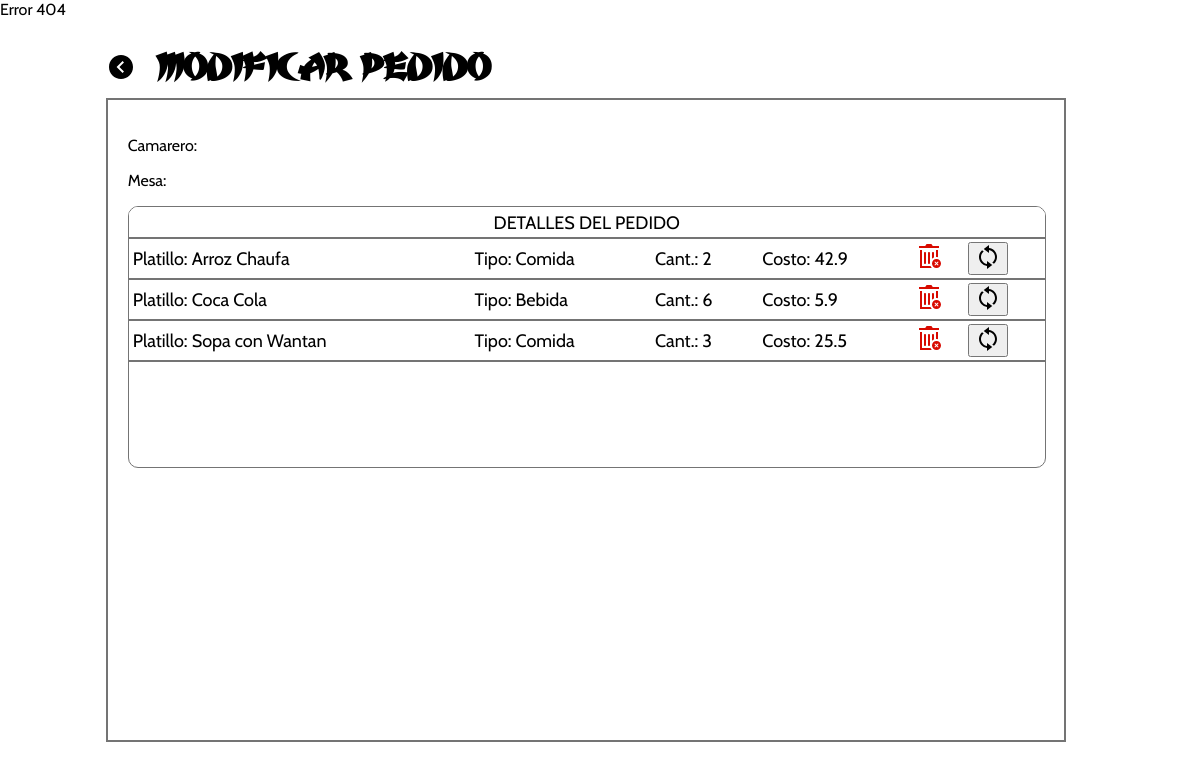
/PHP/opGesPedido-Actualizar.php?idComp=27, run on the app's committed database.
### tables this page shows
CREATE TABLE `det_venta_plato` (
  `id_vent_plat` int(11) NOT NULL,
  `id_comprobante` int(11) DEFAULT NULL,
  `id_mesa` int(11) NOT NULL,
  `cantidad_plato` int(11) NOT NULL,
  `costo_plato` double NOT NULL,
  `id_usuario` int(11) NOT NULL,
  `esta_det_venta` tinyint(2) NOT NULL DEFAULT '0',
  `hora_atencion` time DEFAULT NULL,
  `id_plato` int(11) NOT NULL
);

CREATE TABLE `plato` (
  `id_plato` int(11) NOT NULL,
  `nombre_plato` varchar(40) DEFAULT NULL,
  `costo` double NOT NULL,
  `es_plato` tinyint(1) NOT NULL,
  `estado_plato` tinyint(1) NOT NULL,
  `estado_eliminado_plato` tinyint(1) DEFAULT '1'
);

### PHP/opGesPedido-Actualizar.php (the view, shortened to what this page needs)
<?php
    include("conexion.php");
?>
<!DOCTYPE html>
<html lang="es">
<head>
    <link rel="stylesheet" href="../CSS/opAdmPromocion.css">
</head>
<body>
<?php
   switch($_SESSION['tipo_usuario']){
       default:
       echo"Error 404";
       break;
   }
  ?>
    <main>
        <div class="cabecera">
            <a class="volver" href="opGesPedido.php">
                <svg xmlns="http://www.w3.org/2000/svg" width="24" height="24" viewBox="0 0 24 24"><path d="M0 12c0 6.627 5.373 12 12 12s12-5.373 12-12-5.373-12-12-12-12 5.373-12 12zm7.58 0l5.988-5.995 1.414 1.416-4.574 4.579 4.574 4.59-1.414 1.416-5.988-6.006z"/></svg>
            </a>
            <h2>MODIFICAR PEDIDO</h2>
        </div>
        <div class="contenido">
            <?php
               if(isset($_GET['idComp'])){
                   $idComp=$_GET['idComp'];
                   $nroMesa=$_GET['nroMesa'];
                   $mesero=$_GET['nombre'];
                    echo '<div class="contenido-fila1">
                    <div class="datos">
                    <p>Camarero: <span>'.$mesero.'</span></p>
                    <p>Mesa: <span>'.$nroMesa.'</span></p>
                    </div>
                    </div>';
               }
            ?>
            <div class="contenido-fila2">
                <div class="divtabla">
                        <table class="lista" border=1>
                            <tbody>
                            <tr class="encabezado-tabla" style="text-align:center;">
                                            <td colspan="6" >DETALLES DEL PEDIDO</td>
                                        </tr>
                                <?php
                                    $solicitud = "SELECT * FROM det_venta_plato where id_comprobante=$idComp";
                                    $array=array('Bebida','Comida');
                                    $resultado = mysqli_query($conexion, $solicitud);
                                    foreach ($resultado as $Aux){
                                        $solicitud2 = "SELECT nombre_plato,es_plato FROM plato where id_plato = ".$Aux['id_plato']." ";
                                        $resultado2 = mysqli_query($conexion, $solicitud2);
                                        $fila2=mysqli_fetch_array($resultado2);
                                        $nombrePlato = $fila2['nombre_plato'];
                                        $plato=$fila2['es_plato'];
                                        echo '<tr>';
                                        echo '  <td>Platillo: '.$nombrePlato.'</td>';
                                        echo '  <td>Tipo: '.$array[$plato].'</td>';
                                        echo '  <td>Cant.: '.$Aux['cantidad_plato'].'</td>';
                                        echo '  <td>Costo: '.$Aux['costo_plato'].'</td>';
                                        echo '  <td>';
                                        echo '  <a href="eliminarPlatilloDetalle.php?idPlato='.$Aux['id_vent_plat'].'&idComp='.$idComp.'&nroMesa='.$nroMesa.'&nombre='.$mesero.'"><svg xmlns="http://www.w3.org/2000/svg" width="24" height="24" viewBox="0 0 24 24"><path d="M16 9v4.501c-.748.313-1.424.765-2 1.319v-5.82c0-.552.447-1 1-1s1 .448 1 1zm-4 0v10c0 .552-.447 1-1 1s-1-.448-1-1v-10c0-.552.447-1 1-1s1 .448 1 1zm1.82 15h-11.82v-18h2v16h8.502c.312.749.765 1.424 1.318 2zm-6.82-16c.553 0 1 .448 1 1v10c0 .552-.447 1-1 1s-1-.448-1-1v-10c0-.552.447-1 1-1zm14-4h-20v-2h5.711c.9 0 1.631-1.099 1.631-2h5.316c0 .901.73 2 1.631 2h5.711v2zm-1 2v7.182c-.482-.115-.983-.182-1.5-.182l-.5.025v-7.025h2zm3 13.5c0 2.485-2.017 4.5-4.5 4.5s-4.5-2.015-4.5-4.5 2.017-4.5 4.5-4.5 4.5 2.015 4.5 4.5zm-3.086-2.122l-1.414 1.414-1.414-1.414-.707.708 1.414 1.414-1.414 1.414.707.708 1.414-1.414 1.414 1.414.708-.708-1.414-1.414 1.414-1.414-.708-.708z"/></svg></a>';
                                        echo '  </td>';
                                        echo '  <td>';
                                        echo ' <form action="opGesPedido-Actualizar.php?idComp='.$idComp.'&nroMesa='.$nroMesa.'&nombre='.$mesero.'" method="POST">';
                                        echo '   <button>
                                        <svg xmlns="http://www.w3.org/2000/svg" width="24" height="24" viewBox="0 0 24 24"><path d="M12.979 3.055c4.508.489 8.021 4.306 8.021 8.945.001 2.698-1.194 5.113-3.075 6.763l-1.633-1.245c1.645-1.282 2.709-3.276 2.708-5.518 0-3.527-2.624-6.445-6.021-6.923v2.923l-5.25-4 5.25-4v3.055zm-1.979 15.865c-3.387-.486-6-3.401-6.001-6.92 0-2.237 1.061-4.228 2.697-5.509l-1.631-1.245c-1.876 1.65-3.066 4.061-3.065 6.754-.001 4.632 3.502 8.444 8 8.942v3.058l5.25-4-5.25-4v2.92z"/></svg></button>';
                                        echo ' </form>';
                                        echo '  </td>';
                                        echo '</tr>';
                                    }
                                ?>
                            </tbody>
                        </table>
                    </div>
                </div>
            </div>
    </main>
</body>
</html>

### CSS/opAdmyGes.css (style rules this page uses)
.cabecera { display: flex; align-items: center; }
.cabecera>h2 { line-height: 0; margin-left: 20px; }
.volver>svg { width: 30px; transition: .2s ease-in; }
.contenido { height: 75vh; border: 2px solid rgb(116, 116, 116); padding: 20px; display: flex; flex-direction: column; }
.contenido-fila1 { display: flex; }
table { width: 100%; }
.contenido-fila2>.divtabla { border: 1px solid rgb(116, 116, 116); border-radius: 10px; overflow: hidden; width: 100%; height: 260px; overflow-y: scroll; margin-right: 35px; }
.lista tr a>svg { fill: var(--color-primario); transition: .2s ease-in; }

### CSS/administrador.css (style rules this page uses)
body { display: flex; margin: 0 ; padding:0; overflow: hidden; }
h1,h2 { font-family: var(--tipografia-título); }
a { text-decoration: none; }
main { width: 80%; padding: 40px; }

### CSS/principal.css (style rules this page uses)
:root { --tamaño-logo: 80px; --tamaño-logo-grande: 170px; --tamaño-títulos: 35px; --tamaño-subtítulos: 25px; --tamaño-párrafos: 16px; --color-primario: #D80A00; --color-secundario: #DB6D00; --color-terciario: #FF625D; --sobra-basica: 0 5px 8px 5px rgba(0, 0, 0, .25); --tipografia-título: 'Karate'; --tipografia-párrafos: 'Cabin', sans-serif; --linea-abajo: 3px solid black; --transicion: .2s ease-in; --transicion-larga: .5s ease-in; }
body { font-family: var(--tipografia-párrafos); min-height: 97.6vh; }
h2 { font-size: var(--tamaño-títulos); }
a { color: black; }
table.lista { border: 2px solid #FFFFFF; background-color: #FFFFFF; width: 100%; text-align: left; border-collapse: collapse; }
table.lista td { padding: 3px 2px; white-space: nowrap; }
table.lista tbody td { font-size: 18px; }
table.lista>tbody>tr { border-bottom: 2px solid rgb(116, 116, 116); }

### data on the page
det_venta_plato: id_plato.nombre_plato "Arroz Chaufa", id_plato.es_plato "Comida", cantidad_plato "2", costo_plato "42.9"
det_venta_plato: id_plato.nombre_plato "Coca Cola", id_plato.es_plato "Bebida", cantidad_plato "6", costo_plato "5.9"
det_venta_plato: id_plato.nombre_plato "Sopa con Wantan", id_plato.es_plato "Comida", cantidad_plato "3", costo_plato "25.5"
